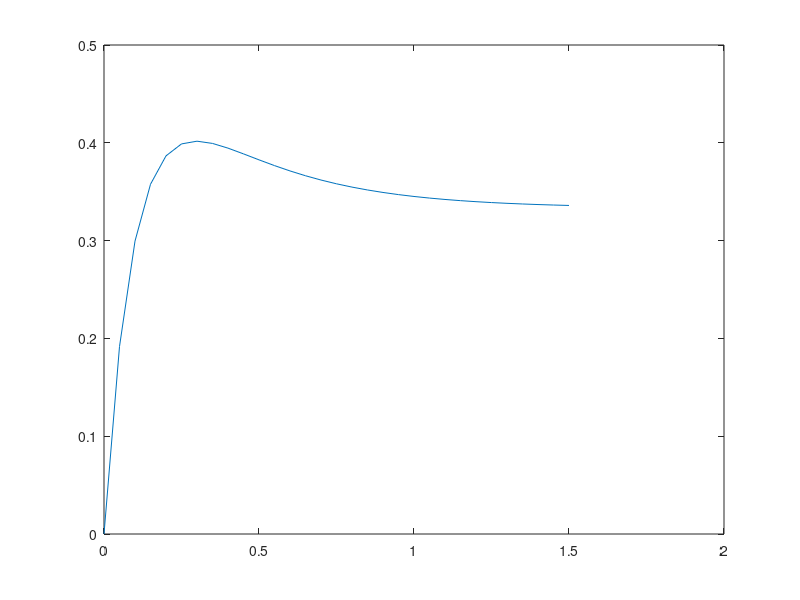

MATLAB code to generate this figure:
%% Defining Transfer Functions in Matlab
%%
% There are two forms of polynomial representation in Matlab. The most obvious is the 
% *expanded polynomial form* where the numerator and denominator of a transfer 
% function would be entered as two row vectors with the polynomial coefficients entered 
% in the order of *descending* powers of $s$.
%
% For example, if:
%
% $$G(s) = \frac{a(s)}{b(s)} = \frac{s^2 +2s+3}{s^3 +4s^2 +5s+6}$$
%
% The numerator and denominator are entered in Matlab as
b = [1, 2, 3];
a = [1, 4, 5, 6];
%%
% Missing coefficients, must be entered as zero: so $q(s) = s^2 +2s$ and 
% $r(s) = s^4 +s^2 + 1$ are entered as
q = [1, 2, 0];
r = [1, 0, 2, 0, 1];
%% Polynomials - Factorised form¶
% 
% $$G(s) = \frac{(s+1)(s+3)}{s(s+2)(s+4)}$$
%
% The advantage of this formulation is that the *zeros* of the numerator and denominator 
% polynomials are obvious by inspection. So it is often used in the preliminary analysis
% of the performance of a dynamic system. The poles of this transfer function are 
% $s = 0,\,-1\,-4$ and the zeros are $s = -1,\,-3$
%
% In Matlab, this form of transfer function is specified by a column vector of the 
% zeros and a column vector of the poles:
% 
z = [-1; -3];
p = [0; -2; -4];
%%
% A third parameter, the overall gain $K$, completes the definition of the so called 
% *pole-zero-gain* form of transfer function. In this case $K = 1$
K = 1;
%
%% The Linear Time Invariant System Object
%
% A few years ago, the Mathworks introduced a new data object for the creation 
% and manipulation of system transfer functions. This object is called the 
% **Linear Time Invariant (LTI) System Object**. It is used to gather the components 
% of a transfer function (or state-space model -- see Week 4) into a single 
% variable which can then easily be combined with other LTI system objects and passed
% to system analysis functions.
%
% To create a LTI system object representing a factored transfer function the 
% following command is issued:
G = zpk(z,p,K)
%%
% The expanded numerator and denominator form of the transfer function is readily 
% obtained by using a â€œdata extractionâ€ function.
[num,den]=tfdata(G,'v')
%%
% LTI system objects can also be created from the expanded form of a transfer function 
% directly:
G2=tf(num,den)
%%
% and the zeros and poles similarly extracted:
[zeros,poles,gain]=zpkdata(G2,'v')
%%
% LTI system objects can also be created from the expanded form of a transfer function 
% directly:
G2=tf(num,den)
%%
% and the zeros and poles similarly extracted:
[zeros,poles,gain]=zpkdata(G2,'v')
%% Setting LTI Properties
% Numerous options are available to document the LTI system objects that you create. 
% For example, suppose the transfer function |G| represents a servomechanism
% with input |'Voltage|' and output |'Angular Position'|
% We can add this information  to the LTI system as follows:
set(G,'InputName','Voltage','OutputName','Angular Position')
%%
% Such documentary information is probably best added when the LTI system object is 
% created, for example as:
G3=zpk(z,p,K,'InputName','Armature Voltage (V)',...
               'OutputName','Load Shaft Position (rad)',...
               'notes','An armature voltage controlled servomechanism')
%%
% Once the LTI object has been documented, the documentation can be extracted using 
% commands like:
get(G3,'notes')
%%
% One can also access the documentation using an â€œobject referenceâ€ notation
in=G3.InputName, out=G3.OutputName
%%
% All the documentation available on an LTI system object may be extracted with a 
% single command:
get(G3)
%%
% There are numerous other documentation features provided for LTI system objects. 
% Please consult the on-line help for full details.
%
%% System Transformations
% Matlab supports the easy transformation of LTI system objects between expanded and 
% factored forms. For example to convert a transfer function from *expanded* form 
% to pole-zero-gain form the following command is used:
G4 = zpk(G2)
%%
% To convert from zero-pole-gain form to expanded form we use the function
% |tf|
G5 = tf(G)
%% 
% Please note that these transformations are merely a convenience that allow you to 
% work with your preferred form of representation. Most of the tools that deal with LTI 
% system objects will work with any form. Furthermore, you can always use the data 
% extraction functions |zpdata| and |tfdata| to extract the zero-pole-gain and 
% numerator-denominator parameters from a LTI system, no matter in which form it was 
% originally defined, without the need for an explicit conversion.
% 
%% Combining LTI System Objects
% A powerful feature of the LTI system object representation is the ease with which 
% LTI objects can be combined. For example, suppose we have two transfer functions
% 
% $$G_1(s) = \frac{s + 1}{s+3}$$
%
% and
%
% $$G_2(s) = \frac{10}{s(s+2)}$$
%
% then the series combination of the two transfer functions 
%
% $$G_s(s) = G_1(s)G_2(s)$$ 
% 
% is obtained using the |*| (multiplication) operator:
G1=tf([1 1],[1 3]);
G2=tf(10,conv([1 0],[1 2])); % conv is polynomial multiplication
Gs=G1*G2 % series connection of two LTI objects
%%
[zeros,poles,K]=zpkdata(Gs,'v')
%
%%
% The parallel connection of two LTI system objects corresponds to addition 
% 
% $$G_p(s) = G_1(s) + G_2(s)$$
%
Gp = G1 + G2
%%
% The feedback connection of two LTI system objects is also supported. The function 
% feedback is used for this. Let
%
% $$G(s) = \frac{2s^2 + 5s + 1}{s^2 + 2s + 3}$$
%
% be the forward transfer function of a closed-loop system and
%
% $$H(s) = \frac{5(s + 2)}{(s+10)}$$
%
% be the feedback network. Then the closed-loop transfer function (assuming negative
% feedback) is
%
% $$G_c(s) = \frac{G(s)}{1 + G(s)H(s)}$$
% 
% In matlab:
G = tf([2 5 1],[1 2 3],'inputname','torque',...
                         'outputname','velocity');
H = zpk(-2,-10,5);
Gc = feedback(G,H) % negative feedback assumed
%
%% The Analysis of LTI System Objects
% 
% Matlab uses the LTI system objects as parameters for the analysis tools such as 
% |impulse|, |step|, |nyquist|, |bode| and |rlocus|. As an example of their use try each
% of following:
%
%% Root locus
rlocus(G*H)
%% open-loop frequency response
bode(G*H) 
%% closed-loop step response
step(Gc) 
%% closed-loop frequency response
bode(Gc) 
%% closed-loop impulse response
impulse(Gc)
%% Nyquist diagram
nyquist(G*H)
%%
% Matlab also provides two interactive graphical tools that work with LTI system 
% objects.
% * |ltiview| is a graphical tool that can be used to analyze systems defined by LTI 
%    objects. It provides easy access to LTI objects and time and frequency response 
%    analysis tools.
% * |rltool| is an interactive tool for designing controllers using the root locus method. 
% 
% Control engineers will find |sisotool| useful.
%
% You are encouraged to experiment with these tools.
%
%% Partial Fraction Expansions
%
% Matlab provides a command called |residue| that returns the partial fraction expansion 
% of a transfer function. That is, given
%
% $$G(s)= \frac{s^m +b_{m-1}s^{m-1} + \cdots + b_1s+b_0}{s^n +a_{n-1}s^{n-1} + \cdots a_1s+a_0}$$
%
% it returns
% 
% $$\frac{r_1}{s + p_1} + \frac{r_2}{s + p_2} + \cdots + \frac{R_n}{s + p_n} + K(s)$$   
%
% where $p_i$ are the poles of the transfer function, $r_i$ are the coefficients of the 
% partial fraction terms (called the *residues of the poles*) and $K(s)$ is a remainder 
% polynomial which is usually empty. 
%
% To use this, the starting point must (rather perversely) be the expanded form of the 
% transfer function in polynomial form. 
%
% Thus given
%
% $$C(s) = \frac{5(s + 2)}{s(s+3)(s+10)}$$
%
% we obtain the partial fraction expansion using the Matlab command sequence:
k = 5; z = [-2]; p = [0; -3; -10]; % zero-pole-gain form
C = zpk(z,p,k);
[num,den] = tfdata(C,'v')
%
% (Note that the leading terms in num are zero).
%%
[r,p,k] = residue(num,den)
%%
% which we interpret to mean
%
% $$C(s) = \frac{0.3333}{s} + \frac{0.2381}{s + 3} - \frac{0.5714}{s + 5}.$$
%
%% 
% If $C(s)$ represents the step response of the system 
%
% $$G(s) = \frac{5(s + 2)}{(s + 3)(s + 10)}$$
%
% then the step response is, by *Inverse Laplace Transform*:
%
% $$y(t) = \left( {0.3333 + 0.2381{e^{ - 3t}} - 0.5714{e^{ - 10t}}}
% \right){u_0}(t).$$
%
% You can check this with the commands:
%
newC = tf([5, 10],[1, 13, 30])
step(newC) % provides $u_0(t)$
%%
t = 0:.05:1.5; % time vector
c = 0.3333 + 0.2381 * exp(-3*t) - 0.5714 * exp(-10*t);
plot(t,c)
